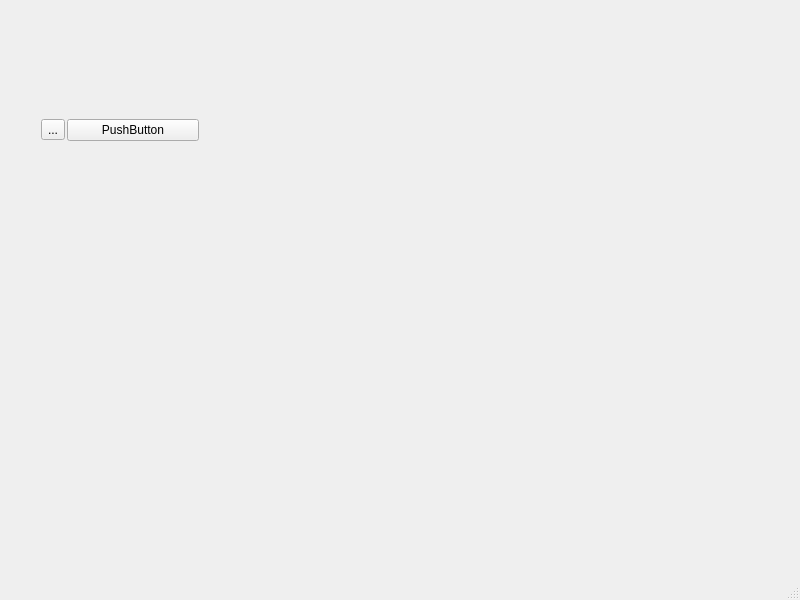
<?xml version="1.0" encoding="UTF-8"?>
<ui version="4.0">
 <class>MainWindow</class>
 <widget class="QMainWindow" name="MainWindow">
  <property name="geometry">
   <rect>
    <x>0</x>
    <y>0</y>
    <width>800</width>
    <height>600</height>
   </rect>
  </property>
  <property name="windowTitle">
   <string>MainWindow</string>
  </property>
  <widget class="QWidget" name="centralwidget">
   <widget class="QWidget" name="horizontalLayoutWidget">
    <property name="geometry">
     <rect>
      <x>40</x>
      <y>90</y>
      <width>160</width>
      <height>80</height>
     </rect>
    </property>
    <layout class="QHBoxLayout" name="horizontalLayout" stretch="0,0">
     <property name="spacing">
      <number>2</number>
     </property>
     <property name="sizeConstraint">
      <enum>QLayout::SetMinimumSize</enum>
     </property>
     <property name="leftMargin">
      <number>1</number>
     </property>
     <property name="topMargin">
      <number>1</number>
     </property>
     <property name="rightMargin">
      <number>1</number>
     </property>
     <property name="bottomMargin">
      <number>1</number>
     </property>
     <item>
      <widget class="QToolButton" name="toolButton">
       <property name="text">
        <string>...</string>
       </property>
      </widget>
     </item>
     <item>
      <widget class="QPushButton" name="pushButton">
       <property name="text">
        <string>PushButton</string>
       </property>
      </widget>
     </item>
    </layout>
   </widget>
  </widget>
  <widget class="QMenuBar" name="menubar">
   <property name="geometry">
    <rect>
     <x>0</x>
     <y>0</y>
     <width>800</width>
     <height>22</height>
    </rect>
   </property>
  </widget>
  <widget class="QStatusBar" name="statusbar"/>
 </widget>
 <resources/>
 <connections/>
</ui>
